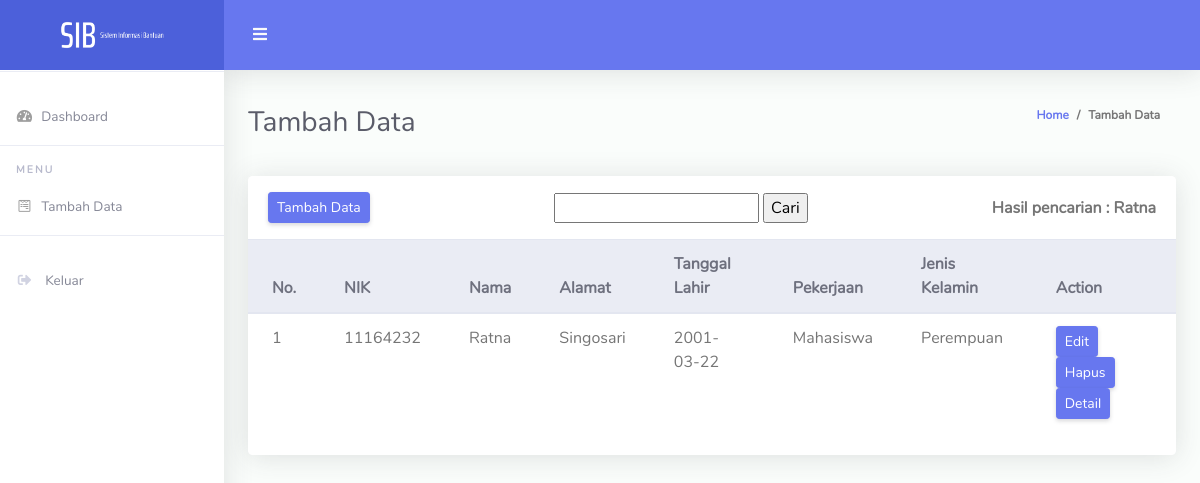
Page /tambahDataWarga_user/tambahData.php?cari=Ratna on the committed database.
### tables this page shows
CREATE TABLE `warga` (
  `id_warga` int(11) NOT NULL,
  `nik` varchar(50) NOT NULL,
  `nama` varchar(50) NOT NULL,
  `alamat` varchar(50) NOT NULL,
  `ttl` date NOT NULL,
  `pekerjaan` varchar(50) NOT NULL,
  `jenisKelamin` varchar(50) NOT NULL
);

### tambahDataWarga_user/tambahData.php (the view, shortened to what this page needs)
<!DOCTYPE html>
<html lang="en">
<head>
  <link href="../vendor/fontawesome-free/css/all.min.css" rel="stylesheet" type="text/css">
  <link href="../vendor/bootstrap/css/bootstrap.min.css" rel="stylesheet" type="text/css">
  <link href="../css/ruang-admin.min.css" rel="stylesheet">
</head>
<body id="page-top">
  <div id="wrapper">
    <ul class="navbar-nav sidebar sidebar-light accordion" id="accordionSidebar">
      <a class="sidebar-brand d-flex align-items-center justify-content-center" href="../index_user.php">
        <div class="sidebar-brand-icon">
          <img src="../img/logo/SSIB.png">
        </div>
      </a>
      <hr class="sidebar-divider">
      <li class="nav-item">
        <a class="nav-link" href="../index_user.php">
          <i class="fas fa-fw fa-tachometer-alt"></i>
          <span>Dashboard</span>
        </a>
      </li>
      <hr class="sidebar-divider">
      <div class="sidebar-heading">
        Menu
      </div>
      <li class="nav-item">
        <a class="nav-link" href="tambahData.php">
          <i class="fab fa-fw fa-wpforms"></i>
          <span>Tambah Data</span>
        </a>
      </li>
      <hr class="sidebar-divider">
      <li class="nav-item">
        <a class="nav-link" href="../logout.php">
          <i class="fas fa-sign-out-alt fa-sm fa-fw mr-2 text-gray-400 "></i>
          <span>Keluar</span>
        </a>
      </li>
    </ul>
    <div id="content-wrapper" class="d-flex flex-column">
      <div id="content">
        <nav class="navbar navbar-expand navbar-light bg-navbar topbar mb-4 static-top">
          <button id="sidebarToggleTop" class="btn btn-link rounded-circle mr-3">
            <i class="fa fa-bars"></i>
          </button>
        </nav>
        <div class="container-fluid" id="container-wrapper">
          <div class="d-sm-flex align-items-center justify-content-between mb-4">
            <h1 class="h3 mb-0 text-gray-800">Tambah Data</h1>
            <ol class="breadcrumb">
              <li class="breadcrumb-item"><a href="tambahData.php">Home</a></li>
              <li class="breadcrumb-item">Tambah Data</li>
            </ol>
          </div>
          <div class="row">
            <div class="col-lg-12">
              <div class="card">
                <div class="card-header py-3 d-flex flex-row align-items-center justify-content-between">
                  <h6 class="m-0 font-weight-bold text-primary"><a href="form_tambahData.php" class="btn btn-sm btn-primary">Tambah Data</a></h6>
                  <form action="../tambahDataWarga/tambahData.php" method="get">
                      <input type="text" name="cari">
                      <input type="submit" value="Cari">
                  </form>
                  <?php
                        if(isset($_GET['cari'])){
                            $cari = $_GET['cari'];
                            echo "<b>Hasil pencarian : ".$cari."</b>";
                        }
                    ?>
                </div>
                <div class="table-responsive">
                  <table class="table align-items-center table-flush">
                    <thead class="thead-light">
                      <tr>
                        <th>No.</th>
                        <th>NIK</th>
                        <th>Nama</th>
                        <th>Alamat</th>
                        <th>Tanggal Lahir</th>
                        <th>Pekerjaan</th>
                        <th>Jenis Kelamin</th>
                        <th>Action</th>
                      </tr>
                      <?php
                          include "../config.php";
                          if(isset($_GET['cari'])){
                              $cari = $_GET['cari'];
                              $query = mysqli_query($koneksi,"SELECT * FROM warga WHERE nama LIKE '%".$cari."%' OR nik LIKE '%".$cari."%'" );
                            }
                              else{
                                  $query = mysqli_query($koneksi,"SELECT * FROM warga");
                              }
                          $nomor = 1;
                          if($query){
                          while($data = mysqli_fetch_array($query)){
                          ?>
                            <tr>
                              <td><?php echo $nomor++; ?></td>
                              <td><?php echo $data['nik']; ?></td>
                              <td><?php echo $data['nama']; ?></td>
                              <td><?php echo $data['alamat']; ?></td>
                              <td><?php echo $data['ttl']; ?></td>
                              <td><?php echo $data['pekerjaan']; ?></td>
                              <td><?php echo $data['jenisKelamin']; ?></td>
                              <td>
                                <a class="btn btn-sm btn-primary" href="form_editData.php?id_warga=<?php echo $data['id_warga']; ?>">Edit</a>
                                <a class="btn btn-sm btn-primary" href="deleteData.php?id_warga=<?php echo $data['id_warga']; ?>" onclick="return confirm()">Hapus</a>
                                <a class="btn btn-sm btn-primary" href="detail.php?id_warga=<?php echo $data['id_warga']; ?>">Detail</a>
                              </td>
                            </tr>
                            <?php } }?>
                      </thead>
                  </table>
                </div>
                <div class="card-footer"></div>
              </div>
            </div>
          </div>
        </div>
      </div>
    </div>
  </div>
</body>
</html>

### rows in the picture
warga: nik "11164232", nama "Ratna", alamat "Singosari", ttl "2001-03-22", pekerjaan "Mahasiswa", jenisKelamin "Perempuan"

### other values in the picture
$cari "Ratna"
